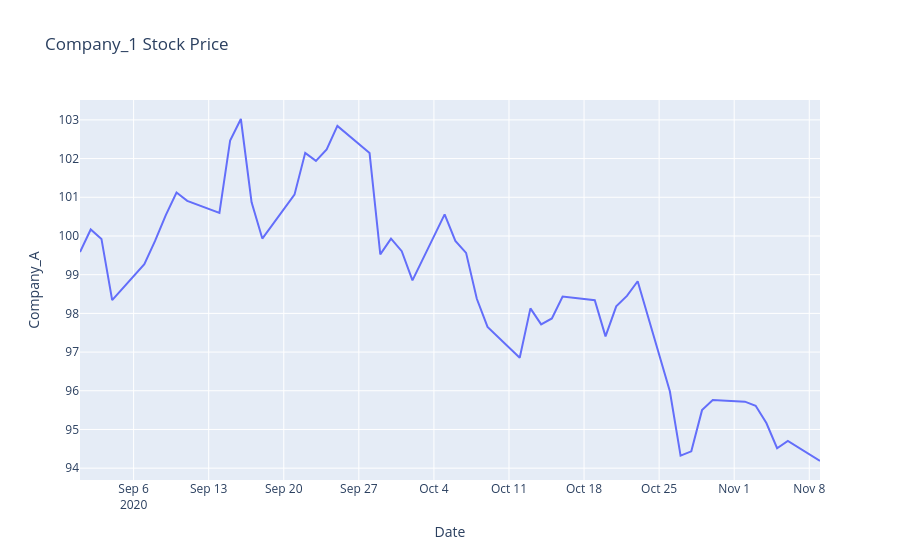

Notebook code for this chart:
### Code cell
import numpy as np
import pandas as pd
import plotly.express as px

# Generate data
returns = np.random.randn(50)
price = 100 + np.cumsum(returns)
dates = pd.date_range(start='2020-09-01', periods=50, freq='B')

df = pd.DataFrame(zip(dates, price), columns=['Date', 'Company_A'])

# Create the line plot
fig = px.line(
    df,
    x='Date',
    y='Company_A',
    title='Company_1 Stock Price',
    labels={'Date': 'Date', 'Company_A': 'Company_A'}
)

# Display the plot
fig.show()
